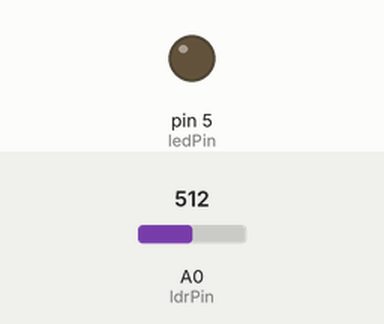
Simulated run of this sketch. Board: Arduino Uno, built with avr-gcc and run on an emulated ATmega328P. On the bench: output pins drawn as LEDs (lit = HIGH). The inputs (shaded band) are chosen by the test bench; at power-on: A0 (ldrPin) = 512. What the sketch prints to the serial monitor is not drawn.

Above: at 1.2 s.
1.3 s: A0 (ldrPin) set to 87
2.8 s: A0 (ldrPin) set to 74
At 4.0 s:
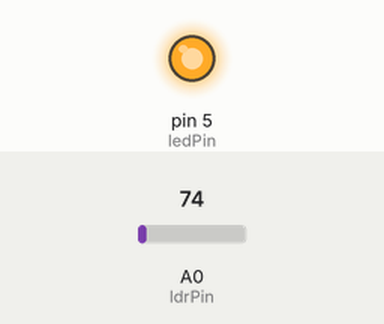
4.3 s: A0 (ldrPin) set to 90
At 5.3 s:
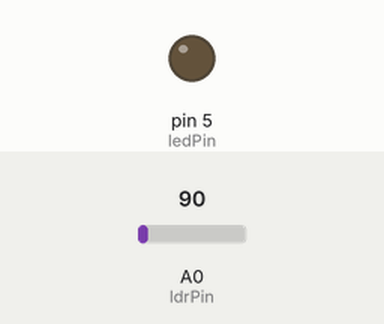
5.8 s: A0 (ldrPin) set to 70
At 6.4 s:
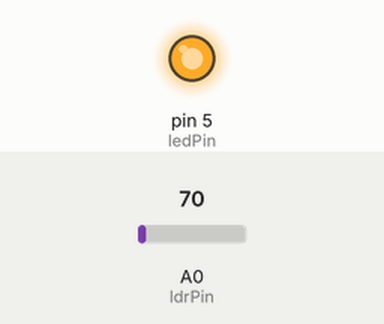
Timing chart, 0 to 8.3 s (numbered marks = the images above; inputs shaded):
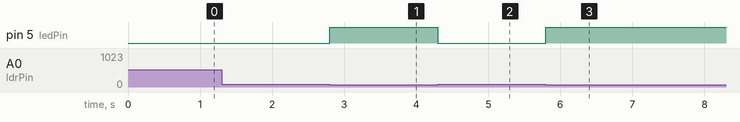

Measured:
- the behaviour switches between 81 and 80 on A0 (ldrPin) (found by bisection; images 0 and 1)
- after the input at 2.8 s, pin 5 (ledPin): LOW → HIGH at once
- after the input at 4.3 s, pin 5 (ledPin): HIGH → LOW at once
- after the input at 5.8 s, pin 5 (ledPin): LOW → HIGH at once

The sketch:

lightSensorCircuit.ino
```cpp
const int ledPin = 5;
const int ldrPin = A0;

void setup() {
  Serial.begin(115200);
  pinMode(ledPin, OUTPUT);
  pinMode(ldrPin, INPUT);
}

void loop() {
  int ldrStatus = analogRead(ldrPin);

  if (ldrStatus <=80) {
    digitalWrite(ledPin, HIGH);
    Serial.println(ldrStatus);
    Serial.println("LDR is DARK, LED is ON");
  } else {
    digitalWrite(ledPin, LOW);
    Serial.println(ldrStatus);
    Serial.println("LED is OFF");
  }
}
```
